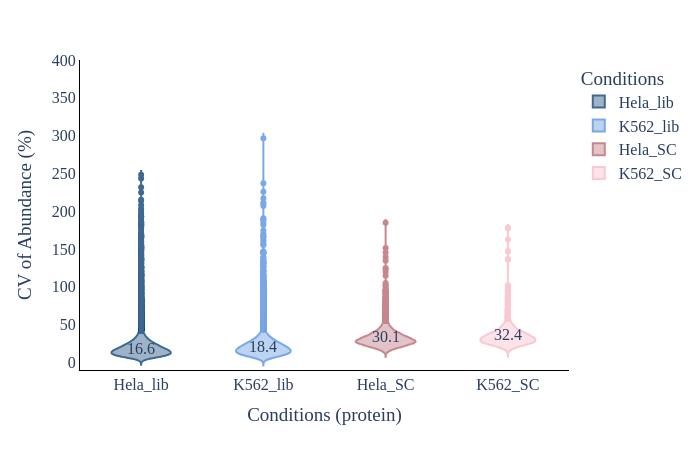

Notebook code cell kept with this figure:
### Code cell
# CV violin plot
plot_options={    
        "median label": "True", #only works for total and MS2, can be found in CV_summary if you set WRITE_OUTPUT = True
        "box": False,
        "X Title": "Conditions (protein)",
        "Y Title": "CV of Abundance (%)",
        "color": ["#3E6990", "#7aa8e6","#C6878F", "#fac8d3","#AABD8C", "#E9E3B4",  "#F39B6D", "#C6878F", "pink",
                  "orange", "brown", "pink", "gray", "olive", "cyan", "black","red",
                  "yellow","green","blue","indigo","violet"],
        "width": 700,
        "height": 450,
        "font": dict(size=16, family="Arial black"),
        "ylimits": [-10, 400],
        "CV mode": "total",#grouped, total, MS2, grouped_stacked, stacked
        "Group By X": "Amount", #ID_Mode does MS2 vs MBR
        "Group By Color": "Organism",#ID_Mode does MS2 vs MBR
        "Group By Stack": "ID_Mode" #ID_Mode does MS2 vs MBR
    }
plot_options["plot_type"] = 2 # 1 is protein, 2 is peptide
figure, _, _ =plotter.CV_plots(data_obj, plot_options, saved_settings, missing_value_thresh=33)
figure.show()

### Figure 1 — Plotly figure (JSON) as saved in the notebook; plotly's stock layout.template omitted (floating-point values rounded to 4 significant figures; data arrays with more than 128 entries replaced by an {"elided": "..."} marker saying what was removed)
{"data": [{"alignmentgroup": "True", "box": {"visible": false}, "hovertemplate": "Conditions=%{x}<br>CV=%{y}<extra></extra>", "legendgroup": "Hela_lib", "marker": {"color": "#3E6990"}, "name": "Hela_lib", "offsetgroup": "Hela_lib", "orientation": "v", "scalegroup": "True", "showlegend": true, "type": "violin", "x": {"elided": "38711 str values"}, "x0": " ", "xaxis": "x", "y": {"elided": "38711 float values"}, "y0": " ", "yaxis": "y"}, {"alignmentgroup": "True", "box": {"visible": false}, "hovertemplate": "Conditions=%{x}<br>CV=%{y}<extra></extra>", "legendgroup": "K562_lib", "marker": {"color": "#7aa8e6"}, "name": "K562_lib", "offsetgroup": "K562_lib", "orientation": "v", "scalegroup": "True", "showlegend": true, "type": "violin", "x": {"elided": "32908 str values"}, "x0": " ", "xaxis": "x", "y": {"elided": "32908 float values"}, "y0": " ", "yaxis": "y"}, {"alignmentgroup": "True", "box": {"visible": false}, "hovertemplate": "Conditions=%{x}<br>CV=%{y}<extra></extra>", "legendgroup": "Hela_SC", "marker": {"color": "#C6878F"}, "name": "Hela_SC", "offsetgroup": "Hela_SC", "orientation": "v", "scalegroup": "True", "showlegend": true, "type": "violin", "x": {"elided": "5993 str values"}, "x0": " ", "xaxis": "x", "y": {"elided": "5993 float values"}, "y0": " ", "yaxis": "y"}, {"alignmentgroup": "True", "box": {"visible": false}, "hovertemplate": "Conditions=%{x}<br>CV=%{y}<extra></extra>", "legendgroup": "K562_SC", "marker": {"color": "#fac8d3"}, "name": "K562_SC", "offsetgroup": "K562_SC", "orientation": "v", "scalegroup": "True", "showlegend": true, "type": "violin", "x": {"elided": "4235 str values"}, "x0": " ", "xaxis": "x", "y": {"elided": "4235 float values"}, "y0": " ", "yaxis": "y"}], "layout": {"annotations": [{"showarrow": false, "text": "30.1", "x": "Hela_SC", "y": 34.56}, {"showarrow": false, "text": "16.6", "x": "Hela_lib", "y": 19.04}, {"showarrow": false, "text": "32.4", "x": "K562_SC", "y": 37.3}, {"showarrow": false, "text": "18.4", "x": "K562_lib", "y": 21.16}], "font": {"family": "Arial black", "size": 16}, "height": 450, "legend": {"title": {"text": "Conditions"}, "tracegroupgap": 0}, "margin": {"t": 60}, "paper_bgcolor": "white", "plot_bgcolor": "white", "showlegend": true, "violinmode": "overlay", "width": 700, "xaxis": {"anchor": "y", "categoryarray": ["Hela_lib", "K562_lib", "Hela_SC", "K562_SC"], "categoryorder": "array", "domain": [0, 1], "linecolor": "black", "linewidth": 1, "showline": true, "title": {"text": "Conditions (protein)"}}, "yaxis": {"anchor": "x", "domain": [0, 1], "linecolor": "black", "linewidth": 1, "range": [-10, 400], "showline": true, "title": {"text": "CV of Abundance (%)"}}}}
